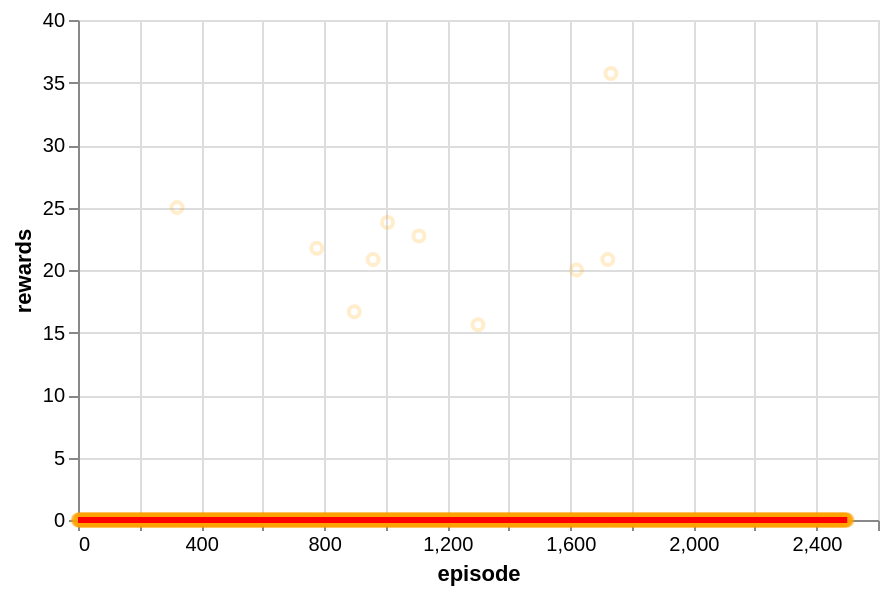

Write notebook code for a chart like this one.
### Code cell
plot_training_metric(agent1, "rewards")

### Figure 1 — Vega-Lite specification as saved in the notebook (floating-point values rounded to 4 significant figures; data arrays with more than 128 entries replaced by an {"elided": "..."} marker saying what was removed)
{"config": {"view": {"continuousWidth": 300, "continuousHeight": 300}}, "layer": [{"mark": {"type": "point", "color": "orange", "opacity": 0.2}, "encoding": {"x": {"field": "episode", "type": "quantitative"}, "y": {"field": "rewards", "title": "rewards", "type": "quantitative"}}}, {"mark": {"type": "line", "color": "red", "size": 3}, "encoding": {"x": {"field": "episode", "type": "quantitative"}, "y": {"field": "rolling_mean", "type": "quantitative"}}, "transform": [{"window": [{"op": "median", "field": "rewards", "as": "rolling_mean"}], "frame": [-250, 250]}]}], "data": {"name": "data-4fb76c725abd376fe27d0add6c8747d4"}, "height": 250, "width": 400, "$schema": "https://vega.github.io/schema/vega-lite/v5.17.0.json", "datasets": {"data-4fb76c725abd376fe27d0add6c8747d4": {"elided": "2501 records"}}}
